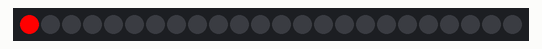
A sketch run on a simulated Arduino Uno, built with avr-gcc and run on an emulated ATmega328P. On the bench: 24 RGB LEDs in strip order, left to right. Random numbers use the default seed unless the sketch sets one.

Above: at 0.1 s.
At 4.1 s:
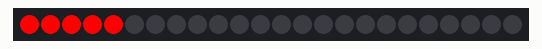
At 9.1 s:
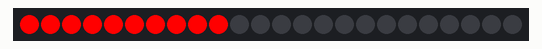
At 19.1 s:
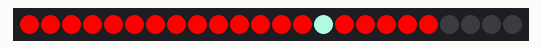
At 23.1 s:
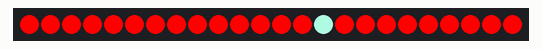
At 38.1 s:
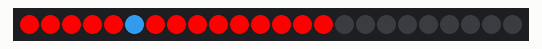

Measured:
- what the display in image 4 shows lasts 1.0 s, from 23.0 s to 24.0 s

The sketch:

Projeto_NeoPixel_24.ino
```cpp
// Autor: Fabrício Onofre - RA:20130 - PD20
// Projeto NeoPixel 24 - Automação e Controle de Dispositivos
// Professor: Sergio Luiz Moral Marques

//Biblioteca do NeoPixel
#include <Adafruit_NeoPixel.h>

// Definição dos pinos correspondentes e qtd de leds
#define LED_COUNT 24
#define LED_PIN    6

// Objeto da Classe Adafruit para usar o NeoPixel
Adafruit_NeoPixel strip(LED_COUNT, LED_PIN, NEO_GRB + NEO_KHZ800);

void setup()
{
  //Inicia os leds do NeoPixel
  strip.begin();
  strip.show();
}

// Variaveis usadas para sortear uma cor
byte R, G, B;
byte segundo = 1;
void loop()
{

  for(byte tempo=0; tempo < 24; tempo++)
  {
    // Nos segundos 15,30 e 45 a cor do led muda
    if(segundo % 15 == 0)
    {
      // R,G e B vão formar uma cor de led aleatoria
      R=random(256);
      G=random(256);
      B=random(256);
      strip.setPixelColor(tempo, R, G, B);
    }
    else
    {
      strip.setPixelColor(tempo, 255,0,0);
    }

    // Reinicia os segundos ao formar 1 min
    if(segundo >= 59)
      segundo = 1;
    else
       segundo++;

    // Apresenta o NeoPixel com as alterações feitas
    strip.show();

    delay(1000);
  }

  // Apaga todos os leds
  for(byte tempo=0; tempo < 24; tempo++)
  {
    strip.setPixelColor(tempo, 0,0,0);
  }

  strip.show();
}
```
